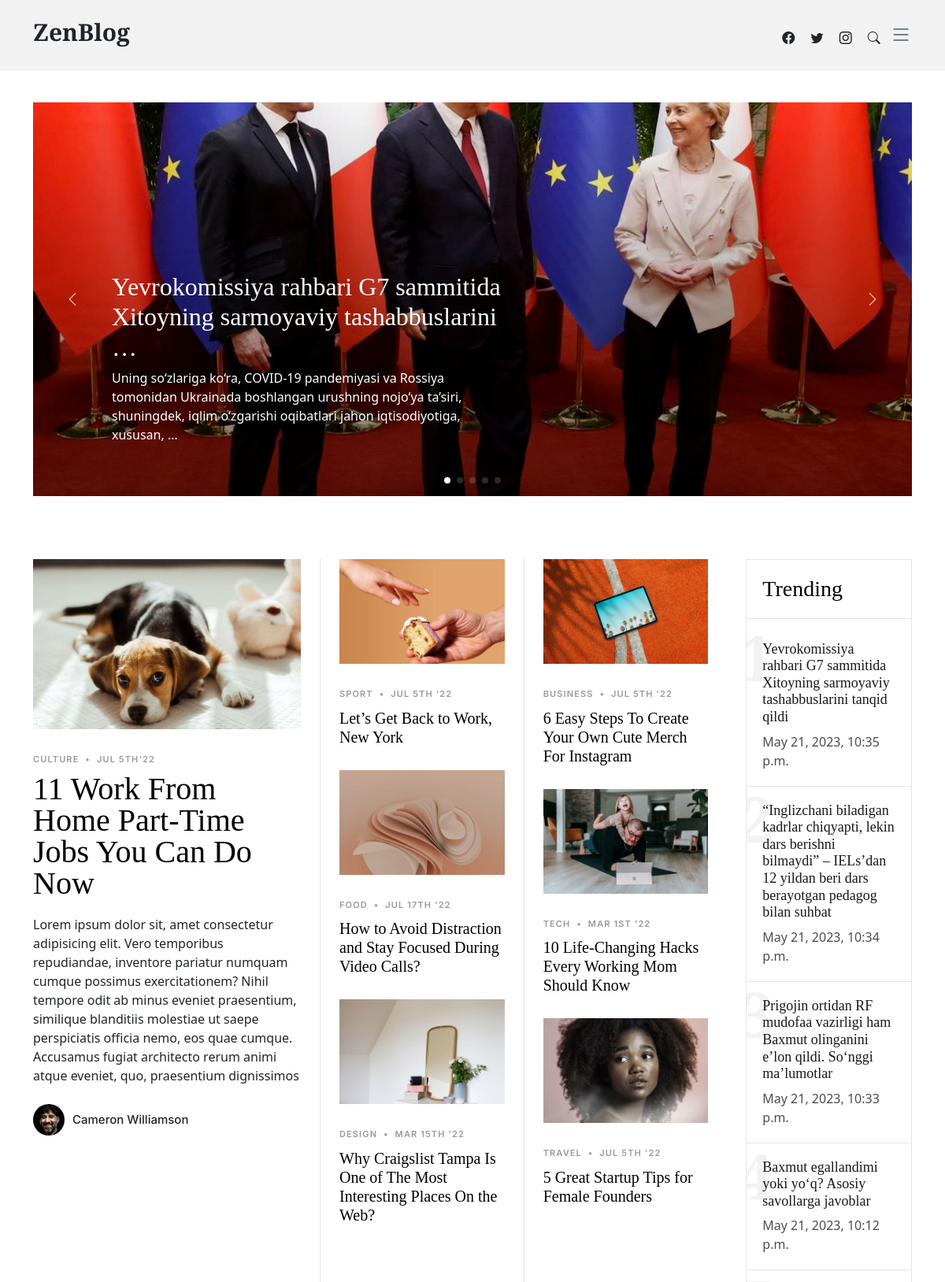
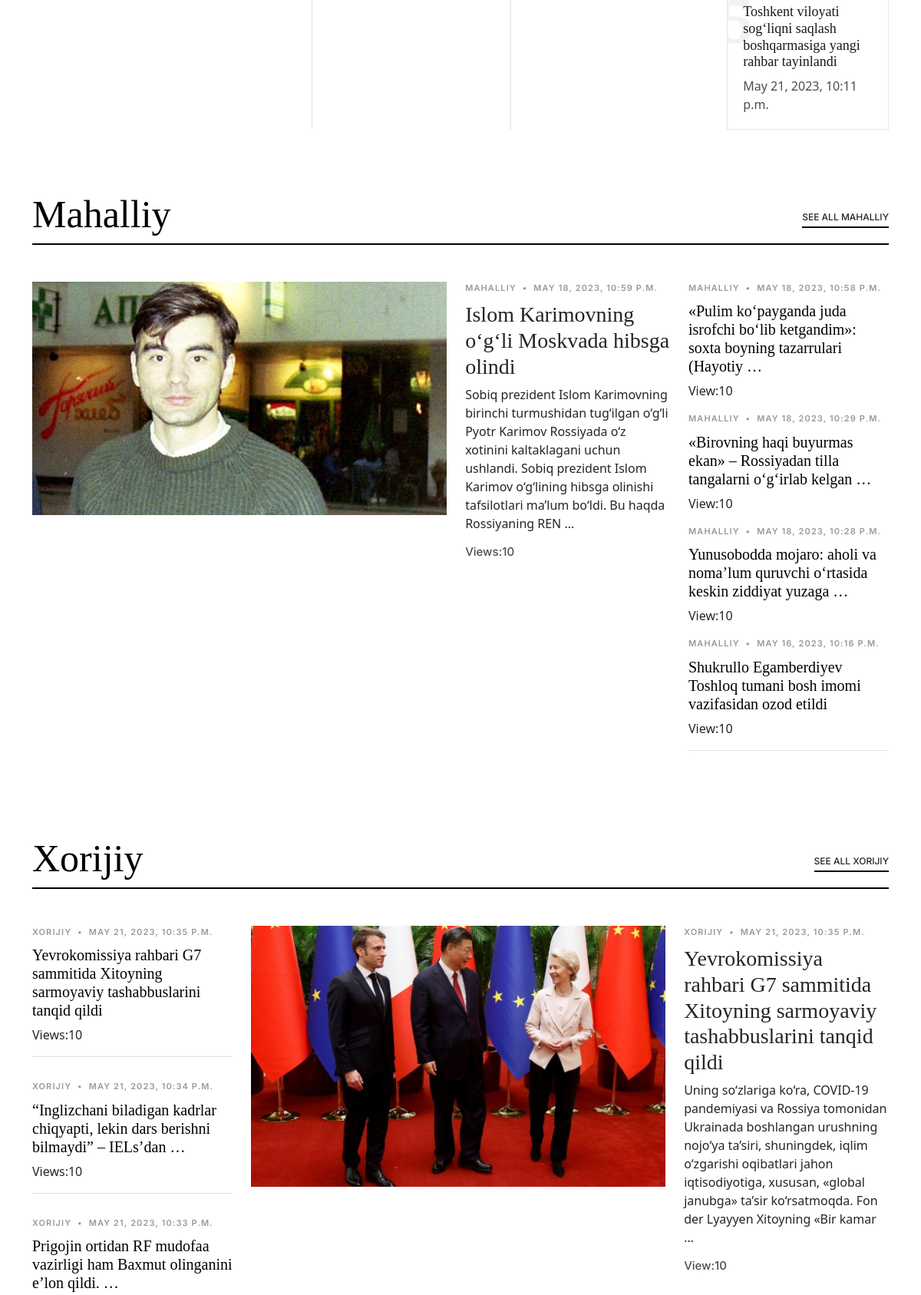
The page / (upper part) on the database its author committed (2 pictures, top to bottom).
### news_app/models.py (models this page shows, shortened)
class News(models.Model):
    class Status(models.TextChoices):
        Draft = "DF", "Draft"
        Published = "PB", "Published"
    title = models.CharField(max_length=250)
    slug = models.SlugField(max_length=250)
    body = models.TextField()
    image = models.ImageField(upload_to="news/images")
    category = models.ForeignKey(Category, on_delete=models.CASCADE)
    published_time = models.DateTimeField(default=timezone.now)
    created_time = models.DateTimeField(auto_now_add=True)
    updated_time = models.DateTimeField(auto_now=True)
    status = models.CharField(
        max_length=2, choices=Status.choices, default=Status.Draft
    )
    objects = models.Manager()  # defauld manager
    published = PublishedManager()
    class Meta:
        ordering = ["-published_time"]

class Category(models.Model):
    name = models.CharField(max_length=150)
    def __str__(self):
        return self.name

### news_app/views.py (the view)
# urls.py: path("", HomePageView.as_view(), name="home_page"),
class HomePageView(ListView):
    model = News
    template_name = "news/home.html"
    context_object_name = "news"
    def get_context_data(self, **kwargs):
        context = super().get_context_data(**kwargs)
        context["categories"] = Category.objects.all()
        context["news_list"] = News.published.all().order_by("-published_time")[:5]
        context["local_news"] = News.objects.all().filter(category__name="Mahalliy")
        context["foreign_news"] = News.objects.all().filter(category__name="Xorijiy")
        return context

### news_app/context_procesor.py (called while the page is built)
def top_news(request):
    categories = Category.objects.all()
    top_news = News.published.all().order_by("-published_time")[:4]
    context = {
        "top_news": top_news,
        "categories": categories,
    }
    return context

### news_app/models.py (called while the page is built)
    def get_queryset(self):
        return super().get_queryset().filter(status=News.Status.Published)

### templates/news/home.html (shortened to what this page needs)
{% extends 'news/base.html' %}
{% load static %}
{% block content %}
<main id="main">
  <section id="hero-slider" class="hero-slider">
    <div class="container-md" data-aos="fade-in">
      <div class="row">
        <div class="col-12">
          <div class="swiper sliderFeaturedPosts">
            <div class="swiper-wrapper">
              {% for news in news_list %}
              <div class="swiper-slide">
                <a href="{% url 'detail_page' news.pk %}" class="img-bg d-flex align-items-end"
                  style="background-image: url('{{ news.image.url }}');">
                  <div class="img-bg-inner">
                    <h2>{{ news.title | truncatewords:7 }}</h2>
                    <p>{{ news.body | truncatewords:20 }}</p>
                  </div>
                </a>
              </div>
              {% endfor %}
            </div>
            <div class="custom-swiper-button-next">
              <span class="bi-chevron-right"></span>
            </div>
            <div class="custom-swiper-button-prev">
              <span class="bi-chevron-left"></span>
            </div>
            <div class="swiper-pagination"></div>
          </div>
        </div>
      </div>
    </div>
  </section>
  <section id="posts" class="posts">
    <div class="container" data-aos="fade-up">
      <div class="row g-5">
        <div class="col-lg-4">
          <div class="post-entry-1 lg">
            <a href="single-post.html">
              <img src="{% static 'images/post-landscape-1.jpg' %}" alt="" class="img-fluid" />
            </a>
            <div class="post-meta">
              <span class="date">Culture</span>
              <span class="mx-1">&bullet;</span>
              <span>Jul 5th'22</span>
            </div>
            <h2>
              <a href="single-post.html">11 Work From Home Part-Time Jobs You Can Do Now</a>
            </h2>
            <p class="mb-4 d-block">Lorem ipsum dolor sit, amet consectetur adipisicing elit. Vero temporibus
              repudiandae, inventore pariatur numquam cumque possimus exercitationem? Nihil tempore odit ab minus
              eveniet praesentium, similique blanditiis molestiae ut saepe perspiciatis officia nemo, eos quae cumque.
              Accusamus fugiat architecto rerum animi atque eveniet, quo, praesentium dignissimos</p>
            <div class="d-flex align-items-center author">
              <div class="photo"><img src="{% static 'images/person-1.jpg' %}" alt="" class="img-fluid"></div>
              <div class="name">
                <h3 class="m-0 p-0">Cameron Williamson</h3>
              </div>
            </div>
          </div>
        </div>
        <div class="col-lg-8">
          <div class="row g-5">
            <div class="col-lg-4 border-start custom-border">
              <div class="post-entry-1">
                <a href="single-post.html"><img src="{% static 'images/post-landscape-2.jpg' %}" alt="" class="img-fluid"></a>
                <div class="post-meta"><span class="date">Sport</span> <span class="mx-1">&bullet;</span> <span>Jul
                    5th '22</span></div>
                <h2><a href="single-post.html">Let’s Get Back to Work, New York</a></h2>
              </div>
              <div class="post-entry-1">
                <a href="single-post.html"><img src="{% static 'images/post-landscape-5.jpg' %}" alt="" class="img-fluid"></a>
                <div class="post-meta"><span class="date">Food</span> <span class="mx-1">&bullet;</span> <span>Jul
                    17th '22</span></div>
                <h2><a href="single-post.html">How to Avoid Distraction and Stay Focused During Video Calls?</a></h2>
              </div>
              <div class="post-entry-1">
                <a href="single-post.html"><img src="{% static 'images/post-landscape-7.jpg' %}" alt="" class="img-fluid"></a>
                <div class="post-meta"><span class="date">Design</span> <span class="mx-1">&bullet;</span> <span>Mar
                    15th '22</span></div>
                <h2><a href="single-post.html">Why Craigslist Tampa Is One of The Most Interesting Places On the
                    Web?</a></h2>
              </div>
            </div>
            <div class="col-lg-4 border-start custom-border">
              <div class="post-entry-1">
                <a href="single-post.html"><img src="{% static 'images/post-landscape-3.jpg' %}" alt="" class="img-fluid"></a>
                <div class="post-meta"><span class="date">Business</span> <span class="mx-1">&bullet;</span> <span>Jul
                    5th '22</span></div>
                <h2><a href="single-post.html">6 Easy Steps To Create Your Own Cute Merch For Instagram</a></h2>
              </div>
              <div class="post-entry-1">
                <a href="single-post.html"><img src="{% static 'images/post-landscape-6.jpg' %}" alt="" class="img-fluid"></a>
                <div class="post-meta"><span class="date">Tech</span> <span class="mx-1">&bullet;</span> <span>Mar 1st
                    '22</span></div>
                <h2><a href="single-post.html">10 Life-Changing Hacks Every Working Mom Should Know</a></h2>
              </div>
              <div class="post-entry-1">
                <a href="single-post.html"><img src="{% static 'images/post-landscape-8.jpg' %}" alt="" class="img-fluid"></a>
                <div class="post-meta"><span class="date">Travel</span> <span class="mx-1">&bullet;</span> <span>Jul
                    5th '22</span></div>
                <h2><a href="single-post.html">5 Great Startup Tips for Female Founders</a></h2>
              </div>
            </div>
            <div class="col-lg-4">
              <div class="trending">
                <h3>Trending</h3>
                <ul class="trending-post">
                  {% for news in news_list %}
                    <li>
                      <a href="{% url 'detail_page' news.pk %}">
                        <span class="number">{{ forloop.counter }}</span>
                        <h3>{{ news.title }}</h3>
                        <span class="author">{{ news.published_time }}</span>
                      </a>
                    </li>
                  {% endfor %}
                </ul>
              </div>
            </div>
          </div>
        </div>
      </div>
    </div>
  </section>
  <section class="category-section">
    <div class="container" data-aos="fade-up">
      <div class="section-header d-flex justify-content-between align-items-center mb-5">
        <h2>Mahalliy</h2>
        <div><a href="category.html" class="more">See All Mahalliy</a></div>
      </div>
      <div class="row">
        <div class="col-md-9">
          {% for news in local_news %}
          {% if forloop.first %}
          <div class="d-lg-flex post-entry-2">
            <a href="{% url 'detail_page' news.pk %}" class="me-4 thumbnail mb-4 mb-lg-0 d-inline-block">
              <img src="{{ news.image.url }}" alt="" class="img-fluid">
            </a>
            <div>
              <div class="post-meta">
                <span class="date">{{ news.category }}</span>
                <span class="mx-1">&bullet;</span>
                <span>{{ news.published_time }}</span>
              </div>
              <h3>
                <a href="{% url 'detail_page' news.pk %}">{{ news.title | truncatewords:13 }}</a>
              </h3>
              <p>{{ news.body | truncatewords:30 }}</p>
              <div class="d-flex align-items-center author">
                <div class="name">
                  <h3 class="m-0 p-0">Views:10</h3>
                </div>
              </div>
            </div>
          </div>
          {% endif %}
          {% endfor %}
        </div>
        <div class="col-md-3">
          <div class="post-entry-1 border-bottom">
            {% for news in local_news %}
              {% if forloop.counter <= 7 and forloop.counter > 1 %}
              <div class="post-meta">
                <span class="date">{{ news.category }}</span>
                <span class="mx-1">&bullet;</span>
                <span>{{ news.published_time }}</span>
              </div>
              <h2 class="mb-2">
                <a href="{% url 'detail_page' news.pk %}">{{ news.title | truncatewords:10 }}</a>
              </h2>
              <span class="author mb-3 d-block">View:10</span>
              {% endif %}
            {% endfor %}
          </div>
        </div>
      </div>
    </div>
  </section>
  <section class="category-section">
    <div class="container" data-aos="fade-up">
      <div class="section-header d-flex justify-content-between align-items-center mb-5">
        <h2>Xorijiy</h2>
        <div><a href="category.html" class="more">See All Xorijiy</a></div>
      </div>
      <div class="row">
        <div class="col-md-9 order-md-2">
          <div class="d-lg-flex post-entry-2">
            {% for news in foreign_news %}
              {% if forloop.first %}
              <a href="{% url 'detail_page' news.pk %}" class="me-4 thumbnail d-inline-block mb-4 mb-lg-0">
                <img src="{{ news.image.url }}" alt="" class="img-fluid">
              </a>
              <div>
                <div class="post-meta"><span class="date">{{ news.category }}</span>
                  <span class="mx-1">&bullet;</span>
                  <span>{{ news.published_time }}</span></div>
                <h3><a href="{% url 'detail_page' news.pk %}">{{ news.title | truncatewords:13 }}</a></h3>
                <p>{{ news.body | truncatewords:30 }}</p>
                <div class="d-flex align-items-center author">
                  <div class="name">
                    <h3 class="m-0 p-0">View:10</h3>
                  </div>
                </div>
              </div>
              {% endif %}
            {% endfor %}
          </div>
        </div>
        <div class="col-md-3">
          {% for news in foreign_news %}
            {% if forloop.counter <= 6 %}
            <div class="post-entry-1 border-bottom">
              <div class="post-meta">
                <span class="date">{{ news.category }}</span>
                <span class="mx-1">&bullet;</span>
                <span>{{ news.published_time }}</span>
              </div>
              <h2 class="mb-2">
                <a href="{% url 'detail_page' news.pk %}">{{ news.title | truncatewords:10 }}</a>
              </h2>
              <span class="author mb-3 d-block">Views:10</span>
            </div>
            {% endif %}
          {% endfor %}
        </div>
      </div>
    </div>
  </section>
</main>
{% endblock content %}

### static/css/variables.css (style rules this page uses)
:root { --font-default: 'EB Garamond', system-ui, -apple-system, "Segoe UI", Roboto, "Helvetica Neue", Arial, "Noto Sans", "Liberation Sans", sans-serif, "Apple Color Emoji", "Segoe UI Emoji", "Segoe UI Symbol", "Noto Color Emoji"; --font-primary: 'EB Garamond', serif; --font-secondary: 'Inter', sans-serif; --color-default: #212529; --color-default-rgb: 33, 37, 41; --color-links: #212529; --color-links-hover: #15171a; --color-primary: #212529; --color-primary-light: #26282c; --color-primary-dark: #0b0c0e; --color-primary-rgb: 33, 37, 41; --color-primary-light-rgb: 38, 40, 44; --color-primary-dark-rgb: 11, 12, 14; --color-secondary: #596d80; --color-secondary-light: #8498aa; --color-secondary-dark: #404f5c; --color-secondary-rgb: 89, 109, 128; --color-secondary-light-rgb: 132, 152, 170; --color-secondary-dark-rgb: 64, 79, 92; --color-blue: #0d6efd; --color-blue-rgb: 13, 110, 253; --color-indigo: #6610f2; --color-indigo-rgb: 102, 16, 242; --color-purple: #6f42c1; --color-purple-rgb: 111, 66, 193; --color-pink: #f3268c; --color-pink-rgb: 243, 38, 140; --color-red: #df1529; --color-red-rgb: 223, 21, 4; --color-orange: #fd7e14; --color-orange-rgb: 253, 126, 20; --color-yellow: #ffc107; --color-yellow-rgb: 255, 193, 7; --color-green: #059652; --color-green-rgb: 5, 150, 82; --color-teal: #20c997; --color-teal-rgb: 32, 201, 151; --color-cyan: #0dcaf0; --color-cyan-rgb: 13, 202, 240; --color-white: #ffffff; --color-white-rgb: 255, 255, 255; --color-gray: #6c757d; --color-gray-rgb: 108, 117, 125; --color-black: #000000; --color-black-rgb: 0, 0, 0; }
:root { --bs-blue: var(--color-blue); --bs-indigo: var(--color-indigo); --bs-purple: var(--color-purple); --bs-pink: var(--color-pink); --bs-red: var(--color-red); --bs-orange: var(--color-orange); --bs-yellow: var(--color-yellow); --bs-green: var(--color-green); --bs-teal: var(--color-teal); --bs-cyan: var(--color-cyan); --bs-white: var(--color-white); --bs-gray: var(--color-gray); --bs-gray-dark: #343a40; --bs-gray-100: #f8f9fa; --bs-gray-200: #e9ecef; --bs-gray-300: #dee2e6; --bs-gray-400: #ced4da; --bs-gray-500: #adb5bd; --bs-gray-600: #6c757d; --bs-gray-700: #495057; --bs-gray-800: #343a40; --bs-gray-900: #212529; --bs-primary: var(--color-blue); --bs-secondary: var(--color-blue); --bs-success: #198754; --bs-info: #0dcaf0; --bs-warning: #ffc107; --bs-danger: #dc3545; --bs-light: #f8f9fa; --bs-dark: #212529; --bs-primary-rgb: var(--color-primary-rgb); --bs-secondary-rgb: var(--color-secondary-rgb); --bs-success-rgb: 25, 135, 84; --bs-info-rgb: 13, 202, 240; --bs-warning-rgb: 255, 193, 7; --bs-danger-rgb: 220, 53, 69; --bs-light-rgb: 248, 249, 250; --bs-dark-rgb: 33, 37, 41; --bs-white-rgb: var(--color-white-rgb); --bs-black-rgb: var(--color-black-rgb); --bs-body-color-rgb: var(--color-default-rgb); --bs-body-bg-rgb: 255, 255, 255; --bs-font-sans-serif: var(--font-default); --bs-font-monospace: SFMono-Regular, Menlo, Monaco, Consolas, "Liberation Mono", "Courier New", monospace; --bs-gradient: linear-gradient(180deg, rgba(255, 255, 255, 0.15), rgba(255, 255, 255, 0)); --bs-body-font-family: var(--font-default); --bs-body-font-size: 1rem; --bs-body-font-weight: 400; --bs-body-line-height: 1.5; --bs-body-color: var(--color-default); --bs-body-bg: #fff; }

### static/css/404-page.css (style rules this page uses)
a { text-decoration: none; }

### rows shown on the page
News: image (picture), title "Yevrokomissiya rahbari G7 sammitida Xitoyning sarmoyaviy tashabbuslarini …", body "Uning so‘zlariga ko‘ra, COVID-19 pandemiyasi va Rossiya tomonidan Ukrainada boshlangan urushning nojo‘ya ta’siri, shuningdek, iqlim o‘zgarishi oqibatlari jahon iqtisodiyotiga, xususan, …", title "Yevrokomissiya rahbari G7 sammitida Xitoyning sarmoyaviy tashabbuslarini tanqid qildi", published_time "May 21, 2023, 10:35 p.m.", category "XORIJIY", published_time "MAY 21, 2023, 10:35 P.M.", body "Uning so‘zlariga ko‘ra, COVID-19 pandemiyasi va Rossiya tomonidan Ukrainada boshlangan urushning nojo‘ya ta’siri, shuningdek, iqlim o‘zgarishi oqibatlari jahon iqtisodiyotiga, xususan, «global janubga» ta’sir ko‘rsatmoqda. Fon der Lyayyen Xitoyning «Bir kamar …"
News: title "“Inglizchani biladigan kadrlar chiqyapti, lekin dars berishni bilmaydi” – IELs’dan 12 yildan beri dars berayotgan pedagog bilan suhbat", published_time "May 21, 2023, 10:34 p.m.", category "XORIJIY", published_time "MAY 21, 2023, 10:34 P.M.", title "“Inglizchani biladigan kadrlar chiqyapti, lekin dars berishni bilmaydi” – IELs’dan …"
News: title "Prigojin ortidan RF mudofaa vazirligi ham Baxmut olinganini e’lon qildi. So‘nggi ma’lumotlar", published_time "May 21, 2023, 10:33 p.m.", category "XORIJIY", published_time "MAY 21, 2023, 10:33 P.M.", title "Prigojin ortidan RF mudofaa vazirligi ham Baxmut olinganini e’lon qildi. …"
News: title "Baxmut egallandimi yoki yo‘q? Asosiy savollarga javoblar", published_time "May 21, 2023, 10:12 p.m."
News: title "Toshkent viloyati sog‘liqni saqlash boshqarmasiga yangi rahbar tayinlandi", published_time "May 21, 2023, 10:11 p.m."
News: image (picture), category "MAHALLIY", published_time "MAY 18, 2023, 10:59 P.M.", title "Islom Karimovning o‘g‘li Moskvada hibsga olindi", body "Sobiq prezident Islom Karimovning birinchi turmushidan tug‘ilgan o‘g‘li Pyotr Karimov Rossiyada o‘z xotinini kaltaklagani uchun ushlandi. Sobiq prezident Islom Karimov o‘g‘lining hibsga olinishi tafsilotlari ma’lum bo‘ldi. Bu haqda Rossiyaning REN …"
News: category "MAHALLIY", published_time "MAY 18, 2023, 10:58 P.M.", title "«Pulim ko‘payganda juda isrofchi bo‘lib ketgandim»: soxta boyning tazarrulari (Hayotiy …"
News: category "MAHALLIY", published_time "MAY 18, 2023, 10:29 P.M.", title "«Birovning haqi buyurmas ekan» – Rossiyadan tilla tangalarni o‘g‘irlab kelgan …"
News: category "MAHALLIY", published_time "MAY 18, 2023, 10:28 P.M.", title "Yunusobodda mojaro: aholi va noma’lum quruvchi o‘rtasida keskin ziddiyat yuzaga …"
News: category "MAHALLIY", published_time "MAY 16, 2023, 10:16 P.M.", title "Shukrullo Egamberdiyev Toshloq tumani bosh imomi vazifasidan ozod etildi"
